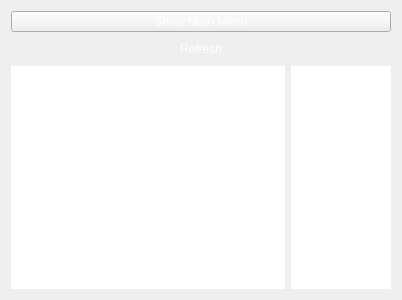
<?xml version="1.0" encoding="UTF-8"?>
<ui version="4.0">
 <class>namelist</class>
 <widget class="QDialog" name="namelist">
  <property name="geometry">
   <rect>
    <x>0</x>
    <y>0</y>
    <width>400</width>
    <height>300</height>
   </rect>
  </property>
  <property name="windowTitle">
   <string>Staff</string>
  </property>
  <property name="styleSheet">
   <string notr="true">background-image: url(:/new/prefix1/back.png);</string>
  </property>
  <layout class="QVBoxLayout" name="verticalLayout">
   <item>
    <widget class="QToolButton" name="toolButton">
     <property name="minimumSize">
      <size>
       <width>380</width>
       <height>20</height>
      </size>
     </property>
     <property name="styleSheet">
      <string notr="true">color: rgb(255, 255, 255);</string>
     </property>
     <property name="text">
      <string>Show Main Menu</string>
     </property>
    </widget>
   </item>
   <item>
    <widget class="QPushButton" name="pushButton">
     <property name="minimumSize">
      <size>
       <width>9</width>
       <height>22</height>
      </size>
     </property>
     <property name="styleSheet">
      <string notr="true">color: rgb(255, 255, 255);
font: 75 10pt &quot;Kartika&quot;;</string>
     </property>
     <property name="text">
      <string>Refresh</string>
     </property>
     <property name="autoDefault">
      <bool>false</bool>
     </property>
     <property name="flat">
      <bool>true</bool>
     </property>
    </widget>
   </item>
   <item>
    <layout class="QHBoxLayout" name="horizontalLayout">
     <item>
      <widget class="QListWidget" name="listWidget">
       <property name="contextMenuPolicy">
        <enum>Qt::NoContextMenu</enum>
       </property>
       <property name="styleSheet">
        <string notr="true">color: rgb(255, 255, 255);
font: 75 10pt &quot;Kartika&quot;;
border-style: solid;
border-width: 0px;</string>
       </property>
       <property name="alternatingRowColors">
        <bool>false</bool>
       </property>
       <property name="sortingEnabled">
        <bool>true</bool>
       </property>
      </widget>
     </item>
     <item>
      <widget class="QListWidget" name="listWidget_2">
       <property name="maximumSize">
        <size>
         <width>100</width>
         <height>16777215</height>
        </size>
       </property>
       <property name="focusPolicy">
        <enum>Qt::NoFocus</enum>
       </property>
       <property name="contextMenuPolicy">
        <enum>Qt::NoContextMenu</enum>
       </property>
       <property name="styleSheet">
        <string notr="true">color: rgb(255, 255, 255);
font: 75 10pt &quot;Kartika&quot;;
border-style: solid;
border-width: 0px;</string>
       </property>
       <property name="alternatingRowColors">
        <bool>false</bool>
       </property>
       <property name="selectionMode">
        <enum>QAbstractItemView::NoSelection</enum>
       </property>
      </widget>
     </item>
    </layout>
   </item>
  </layout>
 </widget>
 <resources/>
 <connections/>
</ui>
